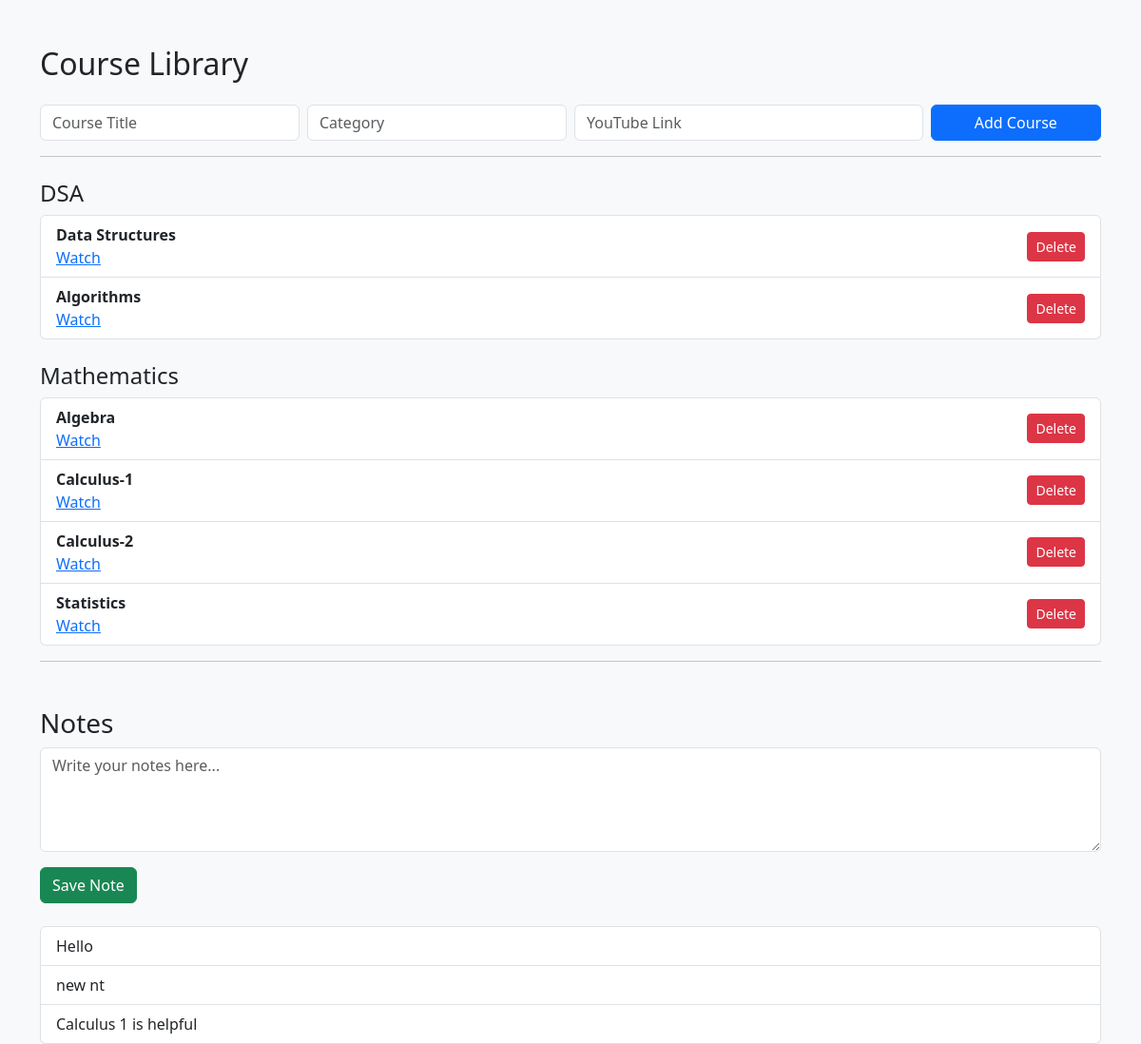
Screenshot of / (signed in) with the database file from the repository.
### app.py (models this page shows)
class Course(db.Model):
    id = db.Column(db.Integer, primary_key=True)
    title = db.Column(db.String(200), nullable=False)
    category = db.Column(db.String(100), nullable=False)
    youtube_url = db.Column(db.String(300), nullable=False)

class Note(db.Model):
    id = db.Column(db.Integer, primary_key=True)
    content = db.Column(db.Text, nullable=False)

### app.py (the view)
@app.route('/')
@login_required
def home():
    courses = Course.query.all()
    courses_by_category = {}
    for course in courses:
        if course.category not in courses_by_category:
            courses_by_category[course.category] = []
        courses_by_category[course.category].append(course)
    notes = Note.query.all()
    return render_template('home.html', username=current_user.username,
                           courses_by_category=courses_by_category, notes=notes)

### app.py (called while the page is built)
@login_manager.user_loader
def load_user(user_id):
    return User.query.get(int(user_id))

### templates/home.html (shortened to what this page needs)
{% extends "layout.html" %}
{% block content %}
<h2 class="mb-4">Course Library</h2>
<form method="POST" action="{{ url_for('add_course') }}">
    <div class="row g-2">
        <div class="col-md-3">
            <input name="title" class="form-control" placeholder="Course Title" required>
        </div>
        <div class="col-md-3">
            <input name="category" class="form-control" placeholder="Category" required>
        </div>
        <div class="col-md-4">
            <input name="youtube_url" class="form-control" placeholder="YouTube Link" required>
        </div>
        <div class="col-md-2">
            <button type="submit" class="btn btn-primary w-100">Add Course</button>
        </div>
    </div>
</form>
<hr>
{% for category, items in courses_by_category.items() %}
    <h4 class="mt-4">{{ category }}</h4>
    <ul class="list-group mb-3">
        {% for course in items %}
            <li class="list-group-item d-flex justify-content-between align-items-center">
                <div>
                    <strong>{{ course.title }}</strong><br>
                    <a href="{{ course.youtube_url }}" target="_blank">Watch</a>
                </div>
                <form method="POST" action="{{ url_for('delete_course', course_id=course.id) }}">
                    <button type="submit" class="btn btn-sm btn-danger">Delete</button>
                </form>
            </li>
        {% endfor %}
    </ul>
{% endfor %}
<hr>
<h3 class="mt-5">Notes</h3>
<form method="POST" action="{{ url_for('add_note') }}">
    <textarea name="content" class="form-control mb-3" placeholder="Write your notes here..." rows="4" required></textarea>
    <button class="btn btn-success" type="submit">Save Note</button>
</form>
<ul class="list-group mt-4">
    {% for note in notes %}
        <li class="list-group-item">{{ note.content }}</li>
    {% endfor %}
</ul>
{% endblock %}

### templates/layout.html (shortened to what this page needs)
<!DOCTYPE html>
<html>
<head>
    <link href="https://cdn.jsdelivr.net/npm/bootstrap@5.3.3/dist/css/bootstrap.min.css" rel="stylesheet">
</head>
<body class="bg-light">
    <div class="container mt-5">
        {% block content %}{% endblock %}
    </div>
</body>
</html>

### rows the page displays
Course: category "DSA", title "Data Structures"
Course: title "Algorithms"
Course: category "Mathematics", title "Algebra"
Course: title "Calculus-1"
Course: title "Calculus-2"
Course: title "Statistics"
Note: content "Hello"
Note: content "new nt"
Note: content "Calculus 1 is helpful"
